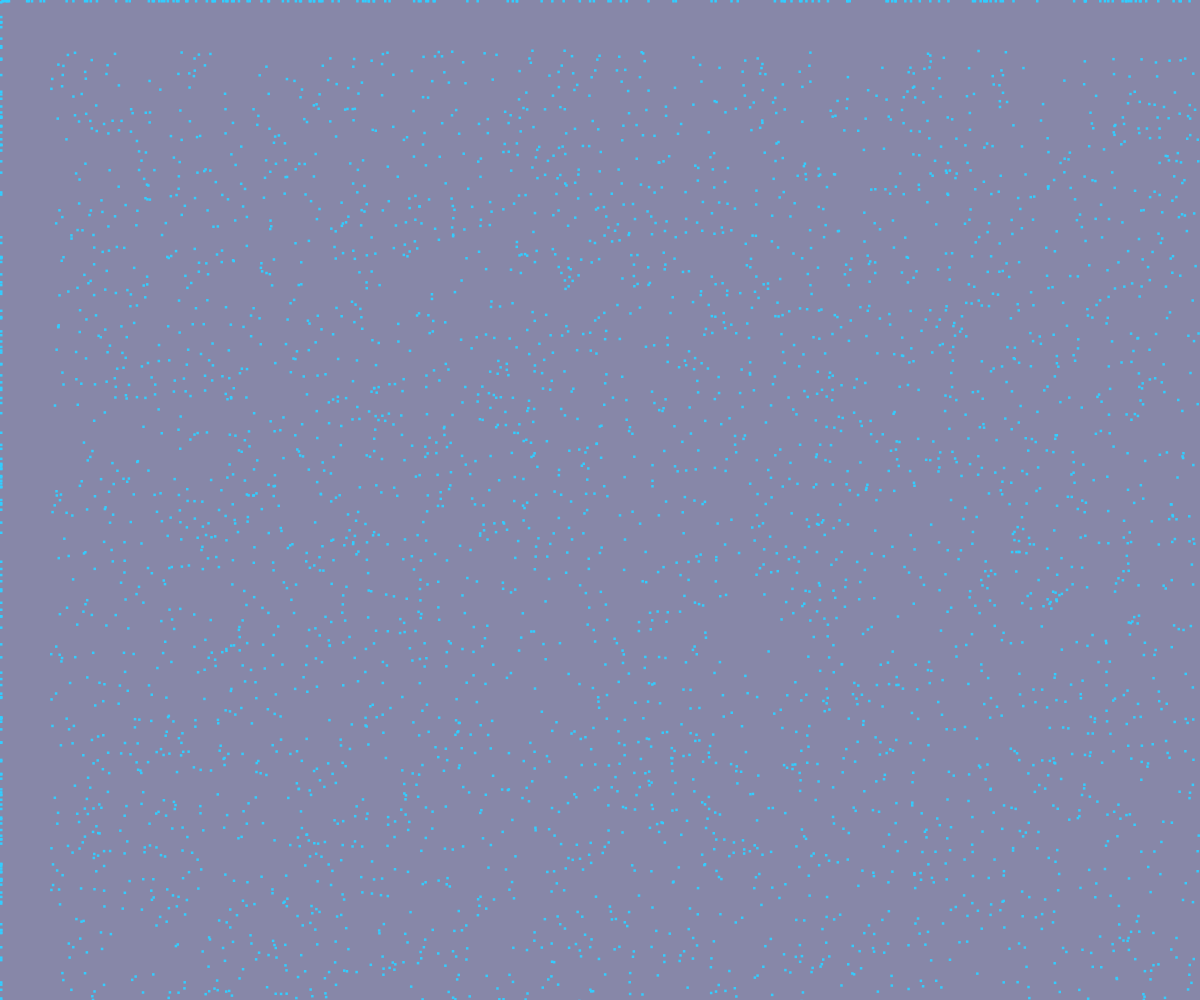
Frame 1 (no input)
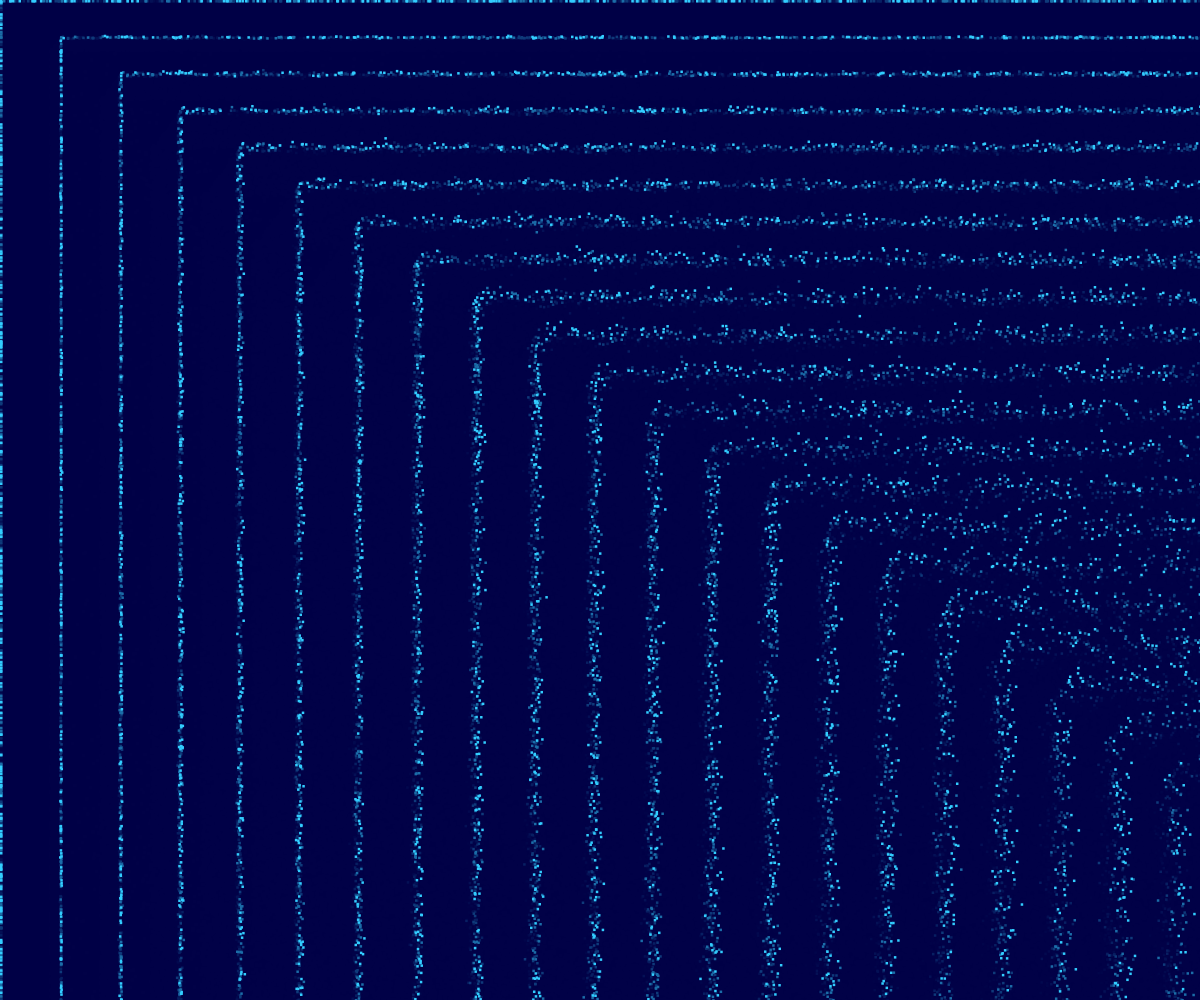
Frame 60 (no input)
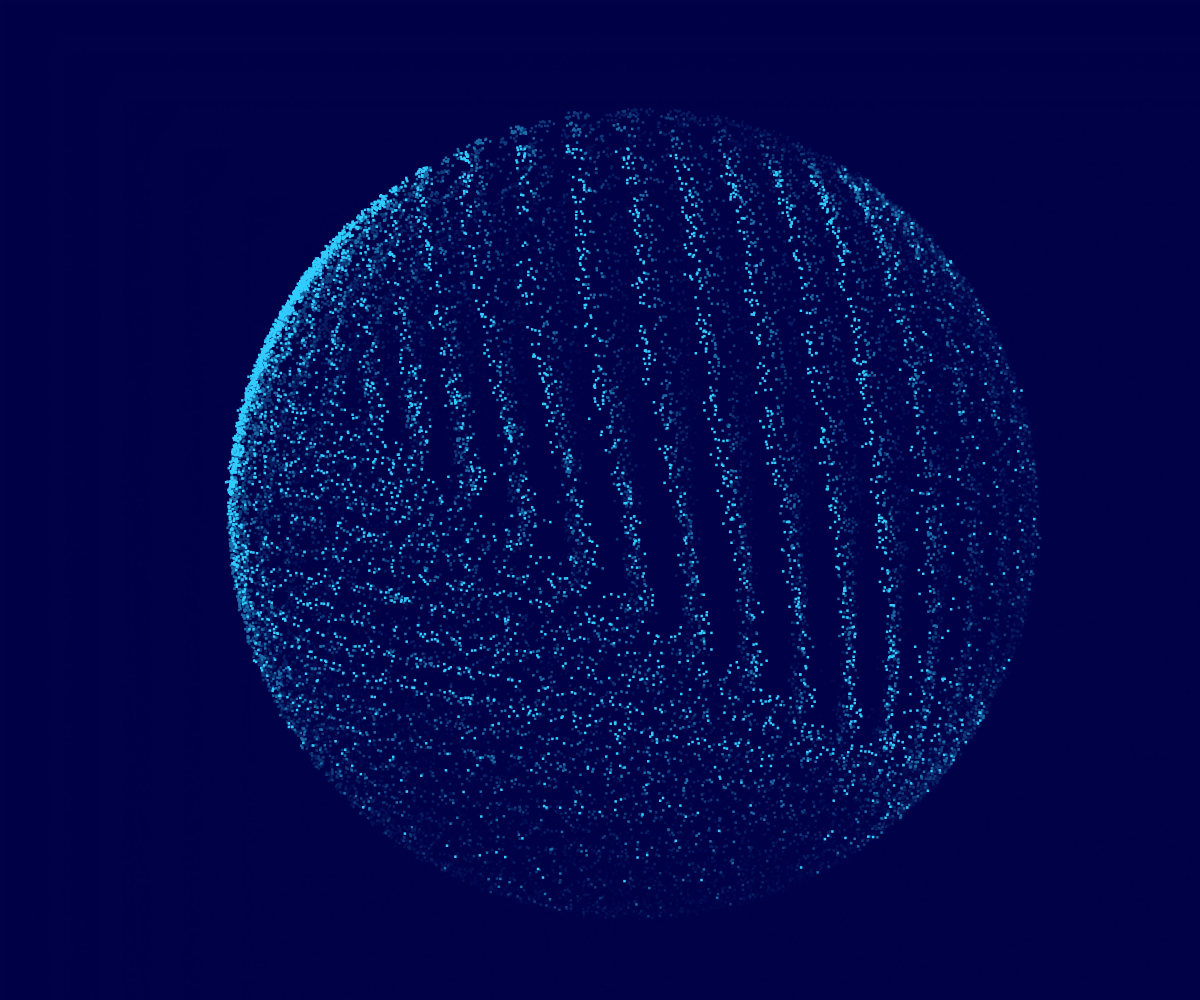
Frame 120 (the mouse pressed at the canvas centre since frame 60)

The p5.js sketch that drew these frames (run headless with seeded random() and noise() and a simulated clock; from frame 60 on, the mouse is pressed at the canvas centre):

// p5.js sketch
// ── sketch.js
let particles = [];
let numParticles = 4000;
//let noiseScale = random(0.001, 0.1);
//let connectionDistance = 50;

class Particle {
  constructor() {
    this.pos = createVector(random(width), random(height));//this.pos = createVector(random(width), random(height));
    this.vel = createVector(0, 0);
    this.acc = createVector(800, 800);
    this.color = color(50,205,255)//(190,75,190,90)//(random(115,255),random(80,255), random(235,255)) //color(random(100, 255), random(100, 255), random(100, 255), 100);
  }

  update() {
    let mouse = createVector(mouseX, mouseY);
    let mouseDist = p5.Vector.dist(this.pos, mouse);
    
    if (mouseIsPressed && mouseDist < 1000) {
      let attraction = p5.Vector.sub(mouse, this.pos);
      attraction.mult(0.030);
      this.acc.add(attraction);
    
    }
  let noiseScale = random(0.001,10);
    let noiseValX = noise(this.pos.x * noiseScale, this.pos.y * noiseScale);
    let noiseValY = noise(this.pos.y * noiseScale, this.pos.x * noiseScale);
    let noiseVector = createVector(noiseValX + 0.5, noiseValY - 0.1);

   this.acc.add(noiseVector);
    this.vel.add(this.acc);
    this.vel.limit(70);
    this.pos.add(this.vel);
    this.acc.mult(0);

    // Keep particles within the canvas
   // this.pos.x = constrain(this.pos.x, 0, width);
 //   this.pos.y = constrain(this.pos.y, 0, height);
  
    if (this.pos.x < 0 || this.pos.x > width || this.pos.y < 0 || this.pos.y > height) {
     if (random(1) < 0.5) {
      this.pos = createVector(random(width), 0); // Top border
    } else {
      this.pos = createVector(0, random(height)); // Left border
     //this.pos = createVector();
    }
  }
  }
  show() {
    fill(this.color);
    noStroke();
    rect(this.pos.x, this.pos.y, 2.5); //random(0.5,5));
  }
}


function setup() {
  createCanvas(windowWidth, windowHeight);
  for (let i = 0; i < numParticles; i++) {
    particles.push(new Particle());
  }
}

function draw() {
  background(0, 0, 70, 120);

  particles.forEach((particle) => {
    particle.update();
    particle.show();
    //particle.connect(particles);
  });
}
